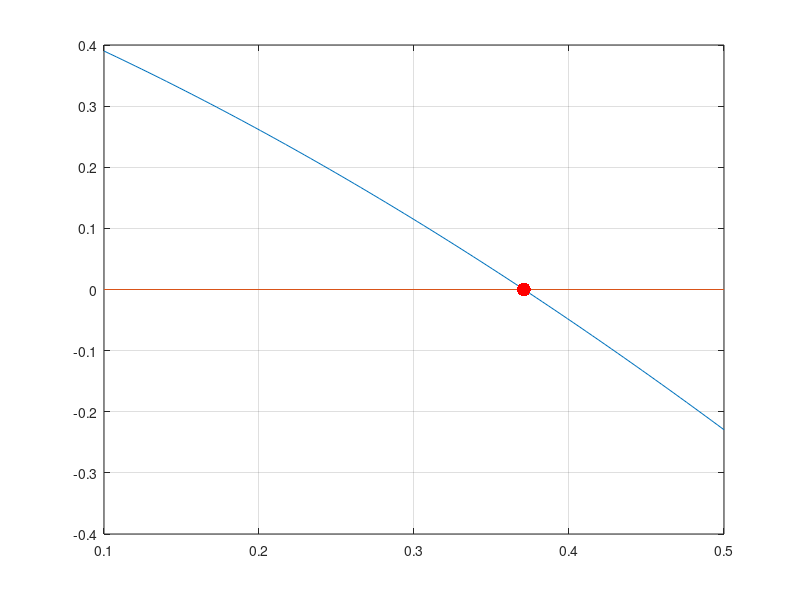

The MATLAB script that drew this image:
clear all; close all; clc;
%Create brackets
xp = -0.5;
xn = 0.8;
%Calculate the midpoint
xmp = (xn+xp)/2; 
%Calculate y(midpoint)
ymp = 0.5 - sin(xmp) - xmp.^2;
%Define the Bisection Method
while abs(ymp) > 0.001
    if ymp < 0
        % ymp is less than zero
        xn = xmp;
    else
        % ymp is greater than zero
        xp = xmp;
    end
    xmp = (xn + xp) / 2;
    ymp = 0.5 - sin(xmp) - xmp.^2;
end
%Display the root value
xmp
ymp
%Plot the function and the root
xvals = linspace(0.1,0.5);
yvals = 0.5 - sin(xvals) - xvals.^2;
plot(xvals,yvals)
hold on
plot([0.1 0.5],[0 0])
plot(xmp,ymp,"r.","MarkerSize",30)
hold off
grid on